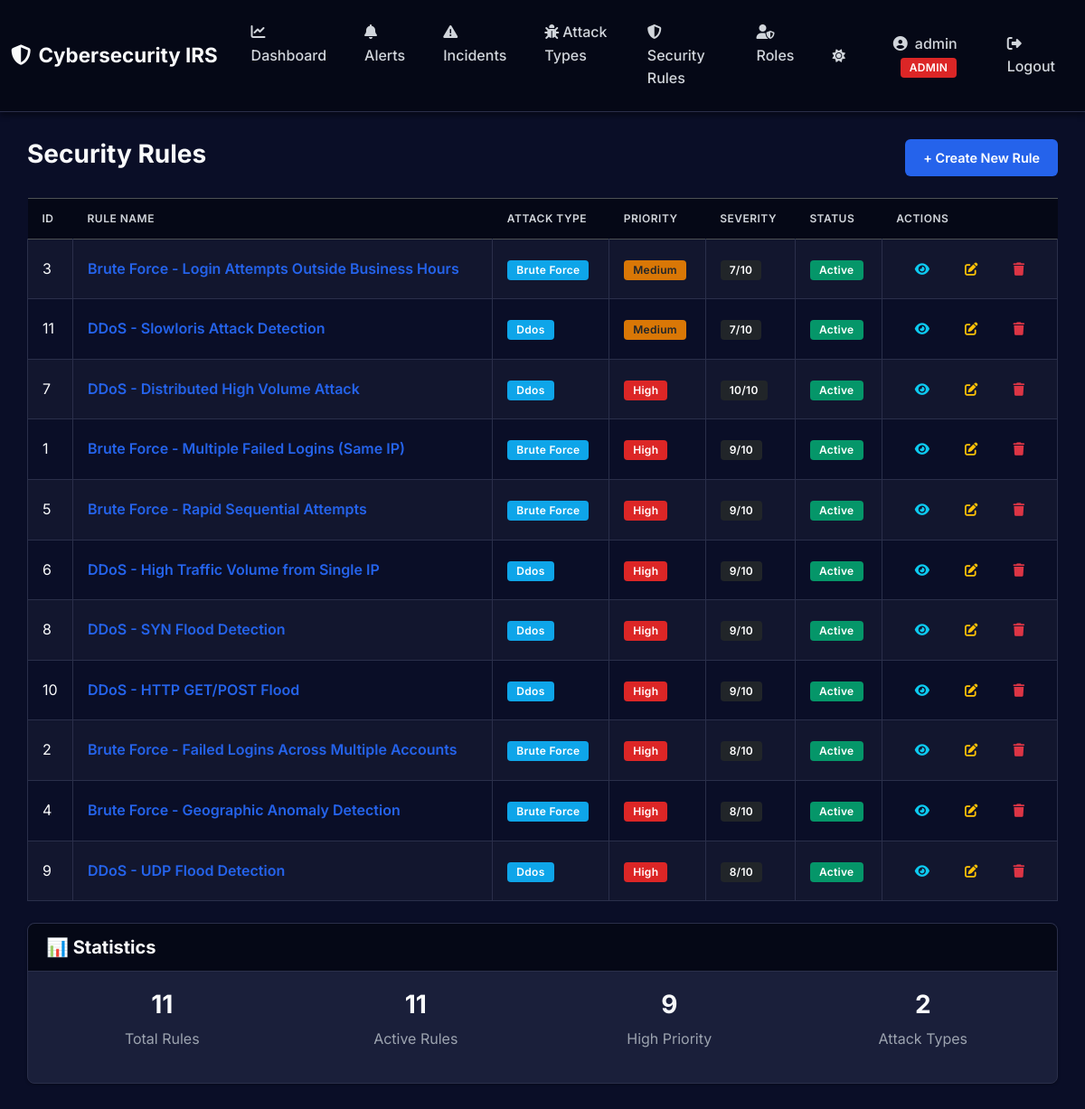
/rules/ (signed in), run on the app's committed database.
### app/models/rule.py (models this page shows, shortened)
class Rule(db.Model):
    __tablename__ = 'rules'
    id = db.Column(db.Integer, primary_key=True)
    name = db.Column(db.String(200), nullable=False)
    attack_type_id = db.Column(db.Integer, db.ForeignKey('attack_types.id'), nullable=False)
    conditions = db.Column(db.JSON, nullable=False)  # JSON storage for flexible conditions
    actions = db.Column(db.JSON, nullable=False)  # JSON array of action strings
    priority = db.Column(db.String(20), default='medium', nullable=False)  # high, medium, low
    severity_score = db.Column(db.Integer, default=5, nullable=False)  # 1-10
    is_active = db.Column(db.Boolean, default=True, nullable=False)
    created_at = db.Column(db.DateTime, default=datetime.utcnow, nullable=False)
    updated_at = db.Column(db.DateTime, default=datetime.utcnow, onupdate=datetime.utcnow, nullable=False)

### app/models/attack_type.py (models this page shows, shortened)
class AttackType(db.Model):
    __tablename__ = 'attack_types'
    id = db.Column(db.Integer, primary_key=True)
    name = db.Column(db.String(50), unique=True, nullable=False)  # brute_force, ddos
    description = db.Column(db.Text, nullable=True)
    severity_level = db.Column(db.Integer, default=5, nullable=False)  # 1-10
    is_active = db.Column(db.Boolean, default=True, nullable=False)
    rules = db.relationship('Rule', backref='attack_type', lazy=True, cascade='all, delete-orphan')
    incidents = db.relationship('Incident', backref='attack_type', lazy=True)

### app/routes/rule_routes.py (the view)
@rule_bp.route('/')
@login_required
def index():
    rules = RuleService.get_all()
    attack_types = {at.id: at for at in AttackTypeService.get_all()}
    return render_template('rules/index.html', rules=rules, attack_types=attack_types)

### app/services/attack_type_service.py (called while the page is built)
    @staticmethod
    def get_all(active_only: bool = False) -> List[AttackType]:
        query = AttackType.query
        if active_only:
            query = query.filter_by(is_active=True)
        return list(query.order_by(AttackType.name).all())

### app/services/rule_service.py (called while the page is built)
    @staticmethod
    def get_all(active_only: bool = False) -> List[Rule]:
        query = Rule.query
        if active_only:
            query = query.filter_by(is_active=True)
        return list(query.order_by(Rule.priority.desc(), Rule.severity_score.desc()).all())

### app/templates/rules/index.html (shortened to what this page needs)
{% extends "layouts/base.html" %}  {% block content %}
<div class="d-flex justify-content-between align-items-center mb-4">
  <h1 class="h3">Security Rules</h1>
  {% if session.user_role in ['admin', 'analyst'] %}
  <a href="{{ url_for('rules.create') }}" class="btn btn-primary"
    >+ Create New Rule</a
  >
  {% endif %}
</div>
{% if rules %}
<div class="table-responsive">
  <table class="table table-striped table-bordered align-middle shadow-sm">
    <thead class="table-dark">
      <tr>
        <th style="width: 50px">ID</th>
        <th>Rule Name</th>
        <th>Attack Type</th>
        <th>Priority</th>
        <th>Severity</th>
        <th>Status</th>
        <th style="width: 180px">Actions</th>
      </tr>
    </thead>
    <tbody>
      {% for rule in rules %}
      <tr>
        <td>{{ rule.id }}</td>
        <td>
          <a
            href="{{ url_for('rules.detail', rule_id=rule.id) }}"
            class="text-decoration-none fw-semibold"
          >
            {{ rule.name }}
          </a>
        </td>
        <td>
          {% if rule.attack_type_id in attack_types %}
          <span class="badge bg-info"
            >{{ attack_types[rule.attack_type_id].name.replace('_', ' ').title()
            }}</span
          >
          {% endif %}
        </td>
        <td>
          {% if rule.priority == 'high' %}
          <span class="badge bg-danger">High</span>
          {% elif rule.priority == 'medium' %}
          <span class="badge bg-warning text-dark">Medium</span>
          {% else %}
          <span class="badge bg-secondary">Low</span>
          {% endif %}
        </td>
        <td><span class="badge bg-dark">{{ rule.severity_score }}/10</span></td>
        <td>
          {% if rule.is_active %}
          <span class="badge bg-success">Active</span>
          {% else %}
          <span class="badge bg-secondary">Inactive</span>
          {% endif %}
        </td>
        <td>
          <div class="btn-group" role="group">
            <a
              href="{{ url_for('rules.detail', rule_id=rule.id) }}"
              class="btn btn-sm btn-outline-info"
              title="View Details"
            >
              <i class="fas fa-eye"></i>
            </a>
            {% if session.user_role in ['admin', 'analyst'] %}
            <a
              href="{{ url_for('rules.edit', rule_id=rule.id) }}"
              class="btn btn-sm btn-outline-warning"
              title="Edit Rule"
            >
              <i class="fas fa-edit"></i>
            </a>
            <a
              href="{{ url_for('rules.delete_confirm', rule_id=rule.id) }}"
              class="btn btn-sm btn-outline-danger"
              title="Delete Rule"
            >
              <i class="fas fa-trash"></i>
            </a>
            {% endif %}
          </div>
        </td>
      </tr>
      {% endfor %}
    </tbody>
  </table>
</div>
{% endif %}
<div class="mt-4">
  <div class="card">
    <div class="card-header bg-secondary text-white">
      <h5 class="mb-0">📊 Statistics</h5>
    </div>
    <div class="card-body">
      <div class="row text-center">
        <div class="col-md-3">
          <h3>{{ rules|length }}</h3>
          <p class="text-muted">Total Rules</p>
        </div>
        <div class="col-md-3">
          <h3>{{ rules|selectattr('is_active')|list|length }}</h3>
          <p class="text-muted">Active Rules</p>
        </div>
        <div class="col-md-3">
          <h3>
            {{ rules|selectattr('priority', 'equalto', 'high')|list|length }}
          </h3>
          <p class="text-muted">High Priority</p>
        </div>
        <div class="col-md-3">
          <h3>{{ attack_types|length }}</h3>
          <p class="text-muted">Attack Types</p>
        </div>
      </div>
    </div>
  </div>
</div>
{% endblock %}

### app/static/css/style.css (style rules this page uses)
:root { --primary-color: #2563eb; --primary-hover: #1d4ed8; --danger-color: #dc2626; --danger-hover: #b91c1c; --success-color: #059669; --success-hover: #047857; --warning-color: #d97706; --info-color: #0ea5e9; --dark-bg: #0a0e27; --darker-bg: #050816; --card-bg: #1a1f3a; --card-border: #2a2f4a; --text-primary: #f9fafb; --text-secondary: #d1d5db; --text-muted: #9ca3af; --shadow-sm: 0 1px 3px rgba(0, 0, 0, 0.3); --shadow-md: 0 4px 6px rgba(0, 0, 0, 0.4); --shadow-lg: 0 10px 25px rgba(0, 0, 0, 0.5); --hover-bg: #050816; }
* { margin: 0; padding: 0; box-sizing: border-box; }
body { font-family: "Inter", -apple-system, BlinkMacSystemFont, "Segoe UI", Roboto, Oxygen, Ubuntu, Cantarell, sans-serif; background: var(--dark-bg); color: var(--text-primary); min-height: 100vh; line-height: 1.6; }
.btn { border-radius: 6px; padding: 10px 20px; font-weight: 600; font-size: 0.9rem; transition: all 0.2s ease; border: none; cursor: pointer; }
.btn-primary { background: var(--primary-color); color: white; }
.card { background: var(--card-bg) !important; border: 1px solid var(--card-border); border-radius: 8px; box-shadow: var(--shadow-sm); margin-bottom: 24px; transition: all 0.2s ease; }
.card-header { background: var(--darker-bg) !important; border-bottom: 1px solid var(--card-border); border-radius: 8px 8px 0 0 !important; padding: 14px 20px; font-weight: 600; font-size: 1rem; color: var(--text-primary); }
.card-body { padding: 20px; background: transparent !important; }
.table { color: var(--text-primary); background: transparent !important; margin-bottom: 0; --bs-table-bg: transparent; --bs-table-striped-bg: transparent; }
.table thead th { background: var(--darker-bg) !important; border: none; font-weight: 600; text-transform: uppercase; font-size: 0.75rem; letter-spacing: 0.5px; padding: 12px 16px; color: var(--text-secondary); }
.table tbody tr { border-bottom: 1px solid var(--card-border); transition: background 0.15s ease; background: transparent !important; }
.table-striped > tbody > tr:nth-of-type(odd) > * { color: var(--text-primary); background-color: rgba(255, 255, 255, 0.03); box-shadow: none; }
.table td, .table th { vertical-align: middle; padding: 12px 16px; border-color: var(--card-border); background: transparent; color: var(--text-primary); }
.badge { padding: 5px 10px; border-radius: 4px; font-weight: 600; font-size: 0.75rem; letter-spacing: 0.3px; }
.bg-danger { background-color: var(--danger-color) !important; }
.bg-warning { background-color: var(--warning-color) !important; }
.bg-success { background-color: var(--success-color) !important; }
.bg-info { background-color: var(--info-color) !important; }
h1, h2, h3, h4, h5, h6, .h1, .h2, .h3, .h4, .h5, .h6, .card-title { color: var(--text-primary) !important; font-weight: 700; margin-bottom: 0.5rem; }
.text-muted { color: var(--text-muted) !important; }
a { color: var(--primary-color); text-decoration: none; transition: color 0.2s ease; }
.card-body { color: var(--text-primary) !important; }
.card-body p, .card-body span:not(.badge), .card-body div { color: var(--text-primary); }
.table th, .table thead th { color: var(--text-secondary) !important; font-weight: 600; }
.table td { color: var(--text-primary) !important; }

### data on the page
Rule: id "3", name "Brute Force - Login Attempts Outside Business Hours", priority "Medium", severity_score "7", is_active "Active"
AttackType: name "Brute Force"
Rule: id "11", name "DDoS - Slowloris Attack Detection", priority "Medium", severity_score "7", is_active "Active"
AttackType: name "Ddos"
Rule: id "7", name "DDoS - Distributed High Volume Attack", priority "High", severity_score "10", is_active "Active"
Rule: id "1", name "Brute Force - Multiple Failed Logins (Same IP)", priority "High", severity_score "9", is_active "Active"
Rule: id "5", name "Brute Force - Rapid Sequential Attempts", priority "High", severity_score "9", is_active "Active"
Rule: id "6", name "DDoS - High Traffic Volume from Single IP", priority "High", severity_score "9", is_active "Active"
Rule: id "8", name "DDoS - SYN Flood Detection", priority "High", severity_score "9", is_active "Active"
Rule: id "10", name "DDoS - HTTP GET/POST Flood", priority "High", severity_score "9", is_active "Active"
Rule: id "2", name "Brute Force - Failed Logins Across Multiple Accounts", priority "High", severity_score "8", is_active "Active"
Rule: id "4", name "Brute Force - Geographic Anomaly Detection", priority "High", severity_score "8", is_active "Active"
Rule: id "9", name "DDoS - UDP Flood Detection", priority "High", severity_score "8", is_active "Active"

### other printed values
{{ session.username }} "admin"
{{ session.user_role|upper }} "ADMIN"
{{ rules|length }} "11"
{{ rules|selectattr('is_active')|list|length }} "11"
{{ rules|selectattr('priority', 'equalto', 'high')|list|length }} "9"
{{ attack_types|length }} "2"
